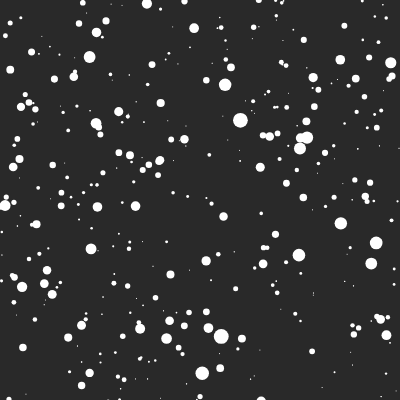
Frame 1 (no input)
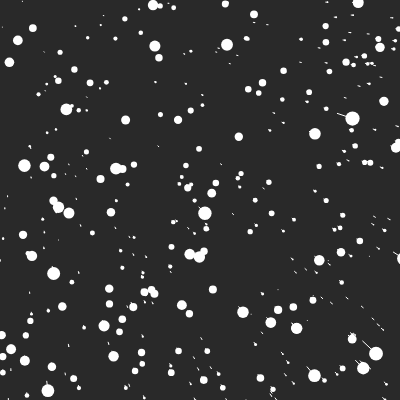
Frame 60 (no input)
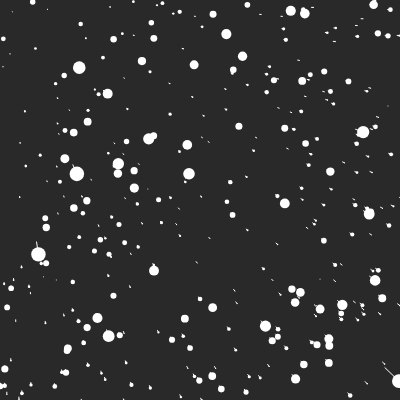
Frame 120 (the mouse pressed at the canvas centre since frame 60)

The p5.js sketch that drew these frames (run headless with seeded random() and noise() and a simulated clock; from frame 60 on, the mouse is pressed at the canvas centre):

// p5.js sketch
// ── sketch.js
var stars = [];
var numStars = 1000;

function setup(){
    createCanvas(400,400);
    for(var i = 0; i < numStars; i++){
        stars[i] = new Star();
    }
}

function draw(){
    background(41);
    for(var i = 0; i < numStars; i++){
        stars[i].create();
        stars[i].update();
    }
}
// ── Star.js
function Star(){    
    this.x = random(width);
    this.y = random(height);
    this.z = random(width/2);
    this.r = 1;
    this.col = 255;
    this.speed = 1;
    
    
    this.create = function(){
        fill(this.col);
        noStroke();
        this.sx = map(this.x / this.z, 0, 1, 0, width/2);
        this.sy = map(this.y / this.z, 0, 1, 0, height/2);
        this.r = map(this.z, 0, width/2, 8, 0);        

        ellipse(this.sx, this.sy, this.r * 2, this.r * 2);

        this.px = map(this.x / this.pz, 0, 1, 0, width/2);
        this.py = map(this.y / this.pz, 0, 1, 0, height/2);

        this.pz = this.z;

        stroke(255);
        line(this.px, this.py, this.sx, this.sy);
    }

    this.update = function(){
        this.z -= this.speed;
        if(this.z < 1){
            this.z = width/2;
            this.x = random(width);
            this.y = random(height);
            this.pz = this.z;
        }
    }
}
